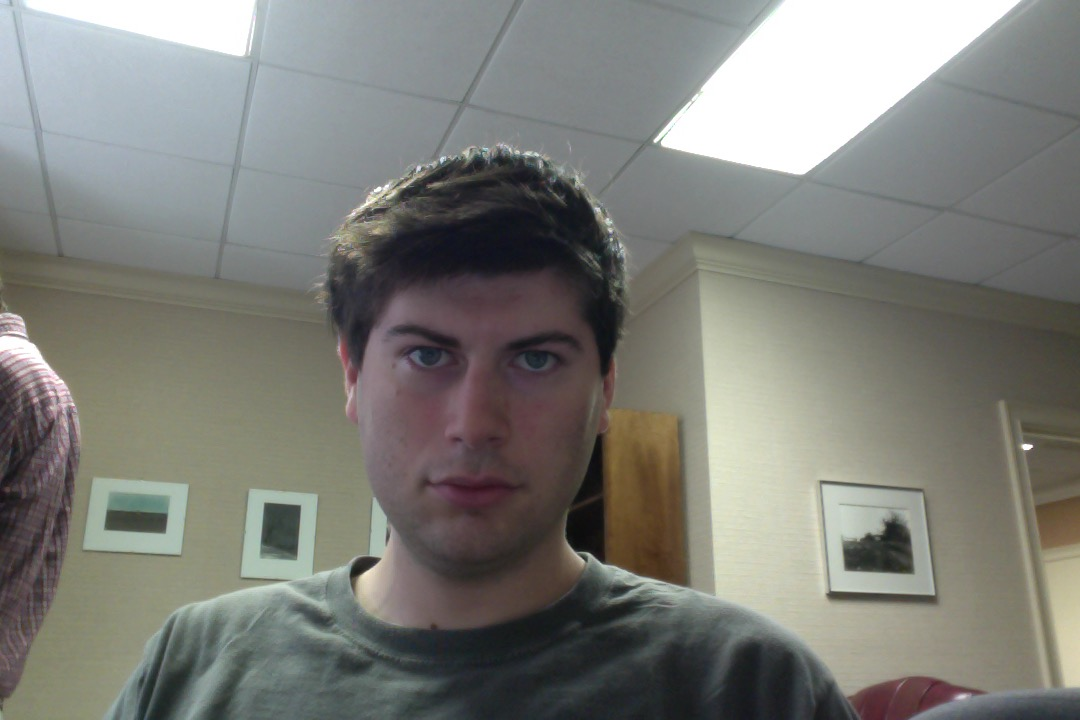
#> input picture me.jpg, 1080 x 720 px
$ python test.py   (older library calls are emulated)
#> lines starting #> are read from the running program, lines starting #| are printed output that depends on the picture
### BasicFunctions.py
"""
A set of basic functions for use in this library.
"""

import numpy as np
import matplotlib.image as mpimg
import matplotlib.pyplot as plt
from scipy.signal import convolve2d
from scipy.ndimage import uniform_filter

def imread(imfile):
    """ Read image from file and normalize. """
#> called with imfile = 'me.jpg'

    img = mpimg.imread(imfile).astype(np.float)
    img = rescale(img)
    return img

# [58 lines left out: functions imshow, imsave, gauss_mask, sobelX_mask, sobelY_mask, box_mask and 1 more, not called in this run]

def rescale(img):
    """ Rescale image values linearly to the range [0.0, 1.0]. """

    return (img - img.min()) / (img.max() - img.min())
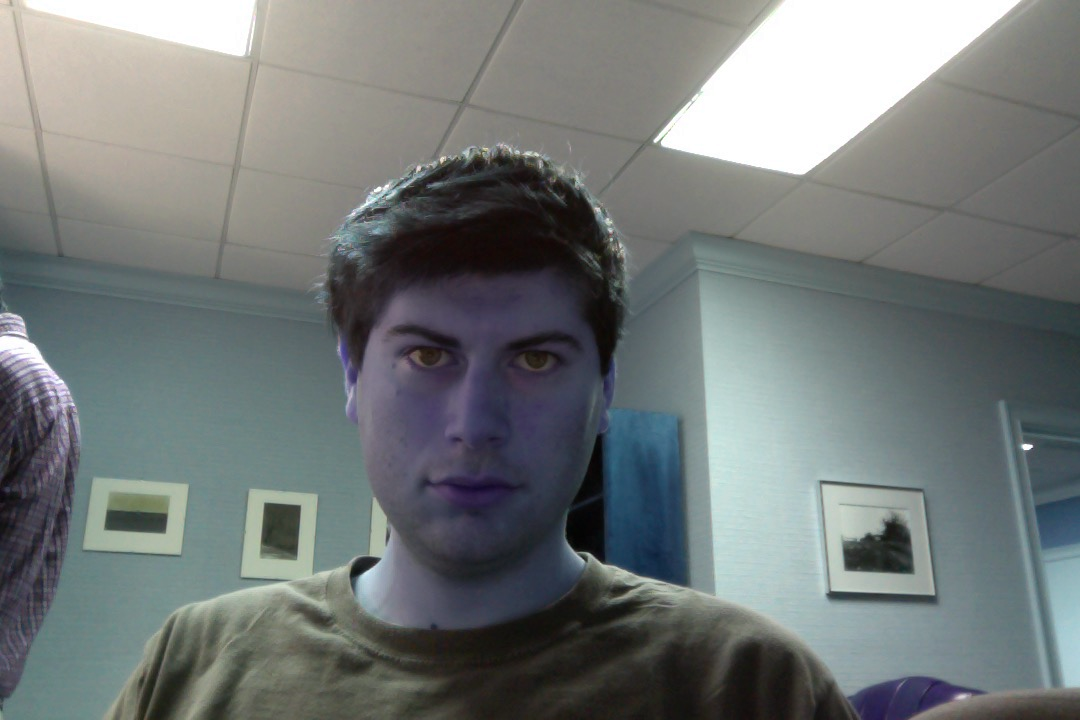
#> returned value: shape (720, 1080, 3) float64; mean of channels 0, 1, 2 0.475, 0.476, 0.454; drawn as B, G, R

# [27 lines left out: functions rgb2gray, bgr2gray, adjustExposure, center2tl, not called in this run]

def tl2center(tl, shape):
    """ Convert top left corner of box to center. """

    return (tl[0] + round(0.5*shape[0]), tl[1] + round(0.5*shape[1]))

# [74 lines left out: functions px2cell, cell2px, drawRectangle, flat2ind, getHog, not called in this run]

def normalizeHog(hog):
    return hog / (np.sqrt(hog.sum()**2 + 1e-5))

### test.py
"""
Test file to demonstrate imagelib functionality.
"""

import numpy as np
import BasicFunctions as bf
from Sharpening import sharpen
from Blurring import blur
from FindEyes import searchForEyesSVM, createSVM
import time, os
import cPickle as pickle
from TrackEyes import trackEyes

# [4 lines of commented-out code are left out]
img = bf.imread("me.jpg")

# [25 lines of commented-out code are left out]
eye1_tl = (344, 409)
eye2_tl = (348, 515)
eye_shape = (24, 48)
eye1_ctr = bf.tl2center(eye1_tl, eye_shape)
eye2_ctr = bf.tl2center(eye2_tl, eye_shape)
eyes = [eye1_ctr, eye2_ctr]

if os.path.isfile("svm.pkl"):
    svm_file = open("svm.pkl", "rb")
#> (reads svm.pkl from the repository)
#> (the run stopped early here; a loop or call above may not have finished)
